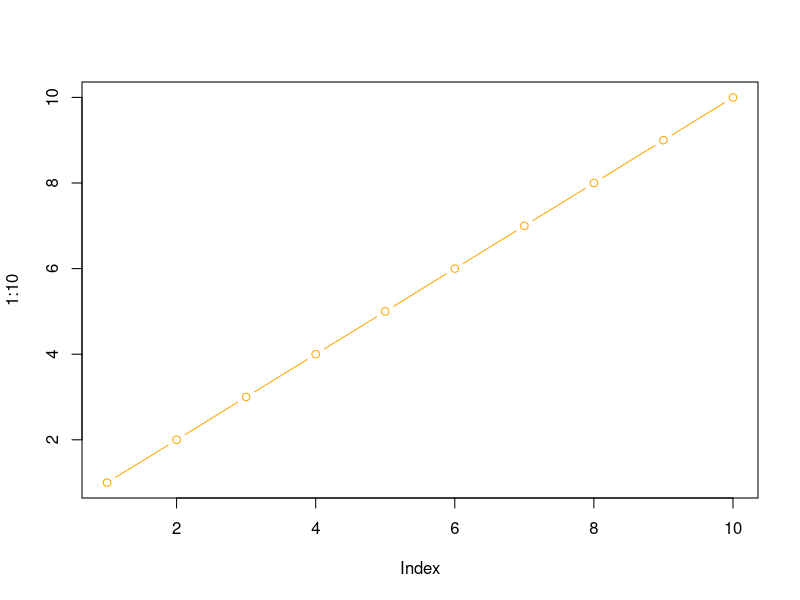

This chart was generated by the following R code:
## ---- chunk 1
add <- function (x) {
  x + 1
}
## ---- chunk 2
add(100)
## ---- chunk 3
add(c(100,200,300))
## ---- chunk 4
add <- function(x, y=1) {
  x + y
}
## ---- chunk 5
add(100, 10)
## ---- chunk 6
add(100)
## ---- chunk 7
plot(1:10, col ="orange", typ="b")
## ---- chunk 8
log(10, base=10)
## ---- chunk 9
#add(100,200,300)
## ---- chunk 10
sample(1:10, size=4)
## ---- chunk 11
sample(1:10, size=12, replace=T)
## ---- chunk 12
bases <- c("A", "G", "C", "T")
sample(bases, size=12, replace = T)
## ---- chunk 13
generate_dna <- function(n) {
  bases <- c("A", "G", "C", "T")
sample(bases, size=n, replace = T)
}
## ---- chunk 14
generate_dna(25)
## ---- chunk 15
generate_dna <- function(n) {
  bases <- c("A", "G", "C", "T")
ans <- sample(bases, size=n, replace = T)
 ans<-paste(ans, collapse = "")
 return(ans)
}
## ---- chunk 16
generate_dna (100)
## ---- chunk 17
generate_dna <- function(n, FASTA=T) {
  bases <- c("A", "G", "C", "T")
ans <- sample(bases, size=n, replace = T)

if(FASTA) {
 ans<-paste(ans, collapse = "")
 cat("Hello>>>")
} else {
  cat("LALALALLA")
}
 return(ans)
}
## ---- chunk 18
generate_dna(10)
generate_dna(10, FASTA=F)
## ---- chunk 19
generate_protein <- function (n, FASTA=T) {
  amino_acids <- c ("A","R","N","D","C","E","Q","G","H","I",
                 "L","K","M","F","P","S","T","W","Y","V")
  ans <- sample(amino_acids, size=n, replace = T)
 ans<-paste(ans, collapse = "")
 return(ans)
}
## ---- chunk 20
generate_protein (7)
## ---- chunk 21
generate_protein(6)
generate_protein(7)
generate_protein(8)
generate_protein(9)
generate_protein(10)
generate_protein(11)
generate_protein(12)
## ---- chunk 22
for(i in 6:12){
  cat(">", i, sep="", "\n")
  cat(generate_protein(i),"\n")
}
